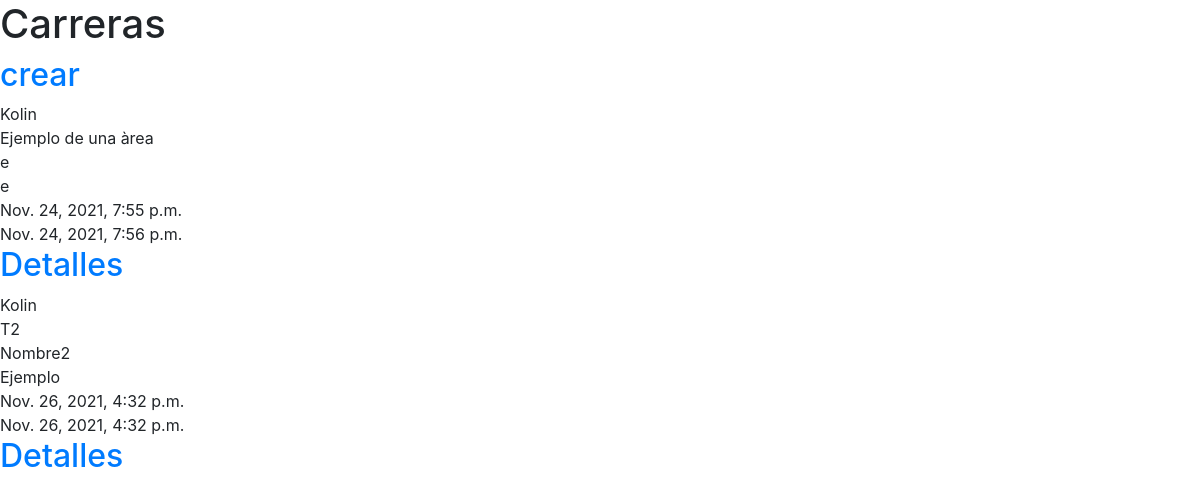
Page /area/listar (signed in) on the earlier database version.
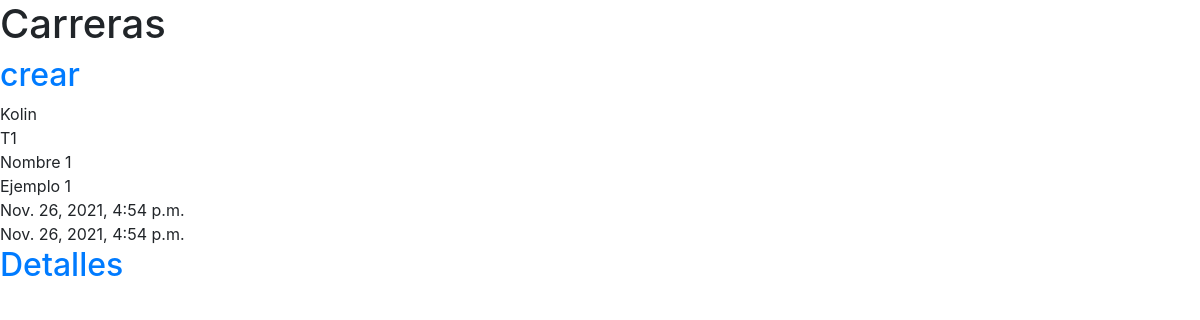
Same page on the later database version.
### modulos/models.py (models this page shows, shortened)
class Area(models.Model):
    autor = models.ForeignKey('auth.User', on_delete=models.CASCADE)
    titulo = models.CharField(max_length=200)
    nombre = models.CharField(max_length=200)
    descripcion = models.TextField()
    fecha_creacion = models.DateTimeField(
            default=timezone.now)
    fecha_publicacion = models.DateTimeField(
            blank=True, null=True)

### modulos/views.py (the view)
# urls.py: path('area/listar', views.area_lista, name ='area_lista'),
@login_required
def area_lista(request):
    publicaciones = Area.objects.all()
    return render(request,'modulos/area_lista.html', {'publicaciones': publicaciones})

### modulos/templates/modulos/area_lista.html
{% extends 'modulos/base.html' %}
{% block content %}
    <h2><a  href="{% url 'area_nueva' %}">crear</a></h2>
    {% for publicacion in publicaciones %}
        <div class="post">
            <td>{{ publicacion.autor }}</td><br>
            <td>{{ publicacion.titulo }}</td><br>
            <td>{{ publicacion.nombre }}</td><br>
            <td>{{ publicacion.descripcion }}</td><br>
            <td>{{ publicacion.fecha_creacion }}</td><br>
            <td>{{ publicacion.fecha_publicacion }}</td><br>
            <h2><a href="{% url 'area_detalle' pk=publicacion.pk %}">Detalles</a></h2>
        </div>
    {% endfor %}
{% endblock %}

### modulos/templates/modulos/base.html (shortened to what this page needs)
<!doctype html>
<html lang="es">
  <head>
    <link rel="stylesheet" href="https://stackpath.bootstrapcdn.com/bootstrap/4.3.1/css/bootstrap.min.css">
  </head>
  <body>
    <div class="page-header">
        <h1>Carreras</h1>
    </div>
    {% block content %}
    {% endblock %}
  </body>
</html>

Differences in the rows shown:
removed Area: autor "Kolin", titulo "Ejemplo de una àrea", nombre "e", descripcion "e", fecha_creacion "Nov. 24, 2021, 7:55 p.m.", fecha_publicacion "Nov. 24, 2021, 7:56 p.m."
removed Area: autor "Kolin", titulo "T2", nombre "Nombre2", descripcion "Ejemplo", fecha_creacion "Nov. 26, 2021, 4:32 p.m.", fecha_publicacion "Nov. 26, 2021, 4:32 p.m."
added Area: autor "Kolin", titulo "T1", nombre "Nombre 1", descripcion "Ejemplo 1", fecha_creacion "Nov. 26, 2021, 4:54 p.m.", fecha_publicacion "Nov. 26, 2021, 4:54 p.m."
